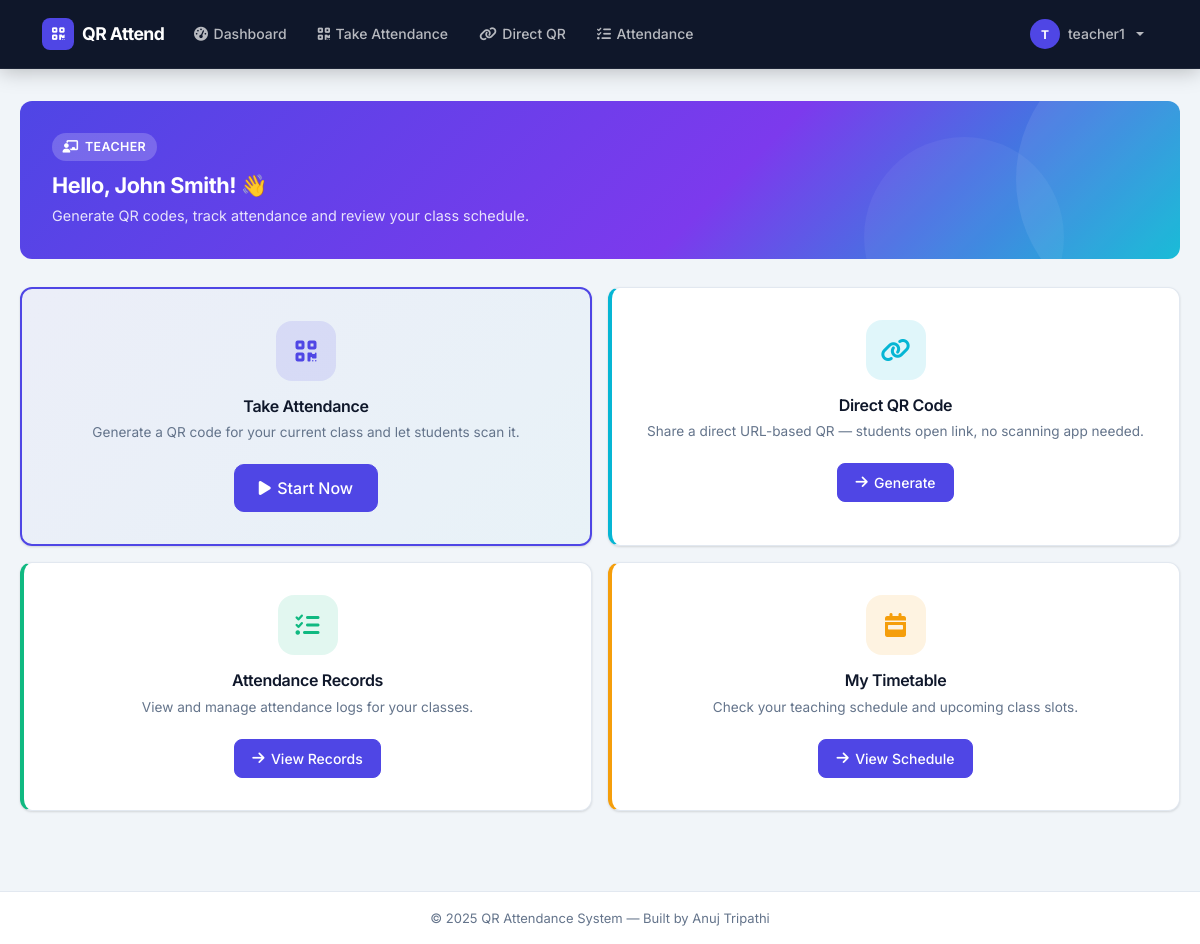
The app's page / (signed in) with its own data.
### accounts/models.py (models this page shows, shortened)
class CustomUser(AbstractUser):
    USER_TYPE_CHOICES = (
        ('ADMIN', 'Admin'),
        ('TEACHER', 'Teacher'),
        ('STUDENT', 'Student'),
    )
    user_type = models.CharField(max_length=10, choices=USER_TYPE_CHOICES, default='STUDENT')
    class Meta:
        permissions = [
            ("can_manage_users", "Can manage all users"),
            ("can_manage_attendance", "Can manage attendance"),
            ("can_view_reports", "Can view attendance reports"),
        ]
    @property
    def is_admin(self):
        return self.user_type == 'ADMIN'
    @property
    def is_teacher(self):
        return self.user_type == 'TEACHER'

### core/views.py (the view)
# urls.py: path('', views.home, name='home'),
@login_required
def home(request):
    if request.user.is_admin:
        return render(request, 'core/admin_dashboard.html')
    elif request.user.is_teacher:
        return render(request, 'core/teacher_dashboard.html')
    elif request.user.is_student:
        return render(request, 'core/student_dashboard.html')
    else:
        messages.warning(request, "Your account doesn't have a specific role assigned. Please contact the administrator.")
        return redirect('accounts:login')

### templates/core/teacher_dashboard.html (shortened to what this page needs)
{% extends 'base/base.html' %}
{% block content %}
<div class="welcome-banner">
  <div class="welcome-badge"><i class="fas fa-chalkboard-user"></i> Teacher</div>
  <h4>Hello, {{ user.get_full_name|default:user.username }}! 👋</h4>
  <p>Generate QR codes, track attendance and review your class schedule.</p>
</div>
<div class="row g-3">
  <div class="col-md-6">
    <div class="card card-cta h-100">
      <div class="action-card">
        <div class="action-icon icon-primary"><i class="fas fa-qrcode"></i></div>
        <h5>Take Attendance</h5>
        <p>Generate a QR code for your current class and let students scan it.</p>
        <a href="{% url 'attendance:take_attendance' %}" class="btn btn-primary btn-lg"><i class="fas fa-play"></i> Start Now</a>
      </div>
    </div>
  </div>
  <div class="col-md-6">
    <div class="card card-accent-accent h-100">
      <div class="action-card">
        <div class="action-icon icon-accent"><i class="fas fa-link"></i></div>
        <h5>Direct QR Code</h5>
        <p>Share a direct URL-based QR — students open link, no scanning app needed.</p>
        <a href="{% url 'attendance:generate_direct_qr' %}" class="btn btn-primary"><i class="fas fa-arrow-right"></i> Generate</a>
      </div>
    </div>
  </div>
  <div class="col-md-6">
    <div class="card card-accent-success h-100">
      <div class="action-card">
        <div class="action-icon icon-success"><i class="fas fa-list-check"></i></div>
        <h5>Attendance Records</h5>
        <p>View and manage attendance logs for your classes.</p>
        <a href="{% url 'attendance:attendance_list' %}" class="btn btn-primary"><i class="fas fa-arrow-right"></i> View Records</a>
      </div>
    </div>
  </div>
  <div class="col-md-6">
    <div class="card card-accent-warning h-100">
      <div class="action-card">
        <div class="action-icon icon-warning"><i class="fas fa-calendar-week"></i></div>
        <h5>My Timetable</h5>
        <p>Check your teaching schedule and upcoming class slots.</p>
        <a href="{% url 'timetable:timetable_list' %}" class="btn btn-primary"><i class="fas fa-arrow-right"></i> View Schedule</a>
      </div>
    </div>
  </div>
</div>
{% endblock %}

### templates/base/base.html (shortened to what this page needs)
{% load static %}
<!doctype html>
<html lang="en">
  <head>
    <link
      href="https://cdn.jsdelivr.net/npm/bootstrap@5.3.2/dist/css/bootstrap.min.css"
      rel="stylesheet"
    />
    <link
      rel="stylesheet"
      href="https://cdnjs.cloudflare.com/ajax/libs/font-awesome/6.5.0/css/all.min.css"
    />
    <link rel="stylesheet" href="{% static 'css/style.css' %}" />
  </head>
  <body>
    <nav class="navbar navbar-expand-lg">
      <div class="container">
        <a class="navbar-brand" href="{% url 'core:home' %}">
          <span class="brand-icon"><i class="fas fa-qrcode"></i></span>
          QR Attend
        </a>
        <div class="collapse navbar-collapse" id="navbarNav">
          <ul class="navbar-nav me-auto gap-1">
            {% if user.is_authenticated %}
            <li class="nav-item">
              <a class="nav-link" href="{% url 'core:home' %}">
                <i class="fas fa-gauge-high"></i> Dashboard
              </a>
            </li>
            {% if user.is_admin %}
            <li class="nav-item">
              <a class="nav-link" href="/admin/accounts/customuser/">
                <i class="fas fa-users"></i> Users
              </a>
            </li>
            <li class="nav-item">
              <a class="nav-link" href="{% url 'attendance:attendance_list' %}">
                <i class="fas fa-chart-line"></i> Reports
              </a>
            </li>
            {% elif user.is_teacher %}
            <li class="nav-item">
              <a class="nav-link" href="{% url 'attendance:take_attendance' %}">
                <i class="fas fa-qrcode"></i> Take Attendance
              </a>
            </li>
            <li class="nav-item">
              <a
                class="nav-link"
                href="{% url 'attendance:generate_direct_qr' %}"
              >
                <i class="fas fa-link"></i> Direct QR
              </a>
            </li>
            <li class="nav-item">
              <a class="nav-link" href="{% url 'attendance:attendance_list' %}">
                <i class="fas fa-list-check"></i> Attendance
              </a>
            </li>
            {% endif %} {% endif %}
          </ul>
          <ul class="navbar-nav">
            {% if user.is_authenticated %}
            <li class="nav-item dropdown">
              <a
                class="nav-link dropdown-toggle"
                href="#"
                id="navbarDropdown"
                role="button"
                data-bs-toggle="dropdown"
                aria-expanded="false"
              >
                <span class="user-avatar">{{ user.username|first }}</span>
                {{ user.username }}
              </a>
            </li>
            {% else %}
            <li class="nav-item">
              <a class="nav-link" href="{% url 'accounts:login' %}">
                <i class="fas fa-right-to-bracket me-1"></i>Login
              </a>
            </li>
            {% endif %}
          </ul>
        </div>
      </div>
    </nav>
    <div class="main-content">{% block content %}{% endblock %}</div>
    <footer class="site-footer">
      &copy; 2025 QR Attendance System &mdash; Built by Anuj Tripathi
    </footer>
  </body>
</html>

### records on screen
CustomUser: username|first "T", username "teacher1", get_full_name "John Smith"
